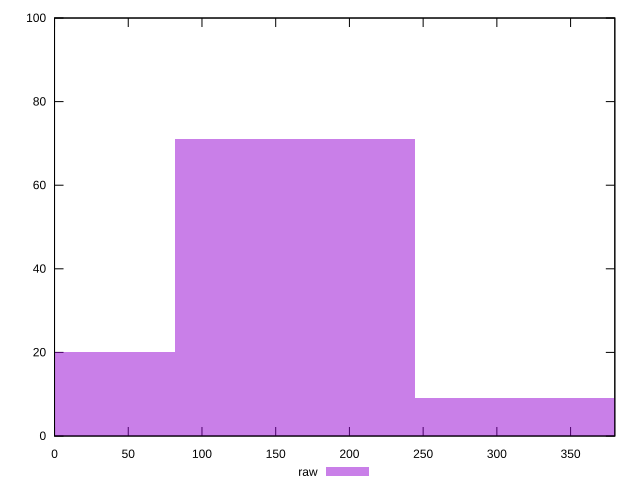

Write gnuplot code to recreate this figure.
reset

$raw <<EOF
162.85234525467155 71
325.7046905093431 9
0 20
EOF

set key outside below
set boxwidth 162.85234525467155
set xrange [0:380]
set yrange [0:100]
set trange [0:100]
set style fill transparent solid 0.5 noborder
set terminal svg size 640, 490 enhanced background rgb 'white'
set output "reprap/uses-optimized-images/samples/pages+cached/raw/histogram.svg"

plot $raw title "raw" with boxes

reset
